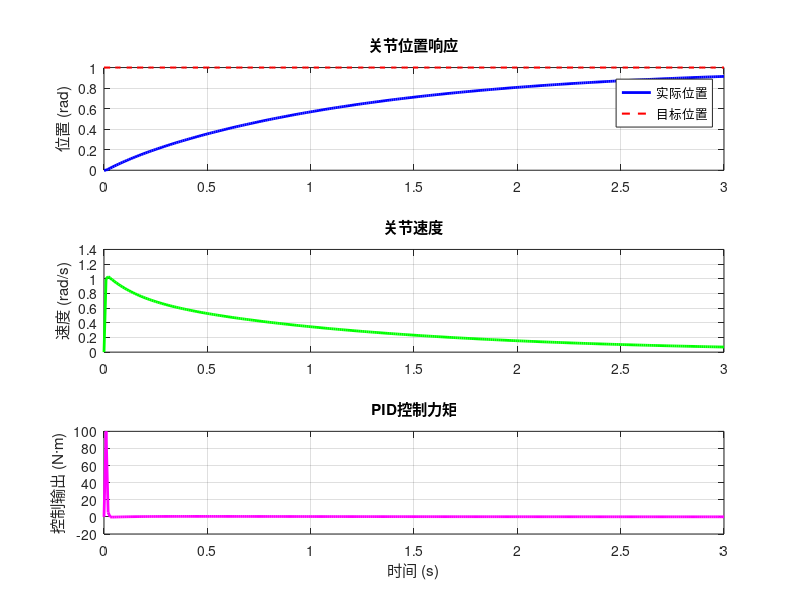

The MATLAB source for this figure:
% ===== 单关节PID位置控制仿真 =====
% 系统：二阶系统模拟机械臂关节（质量-阻尼-弹簧）
% 目标：从0rad运动到1.0rad

%% 参数设置
dt = 0.01;          % 控制周期 10ms
t = 0:dt:3;         % 仿真3秒
target = 1.0;       % 目标角度 1.0 rad

% PID参数（先用这组，跑通后再调）
Kp = 5;
Ki = 0;
Kd = 5;

% 系统物理参数（模拟机械臂关节）
M = 1.0;    % 等效质量 kg
B = 2.0;    % 阻尼系数
K = 0.0;    % 弹簧系数（关节无弹性，设0）

%% 初始化
pos = zeros(size(t));   % 位置
vel = zeros(size(t));   % 速度
u   = zeros(size(t));   % 控制输出

integral   = 0;
last_error = 0;
integral_limit = 50;
output_limit   = 100;

%% 仿真主循环
for i = 2:length(t)
    error = target - pos(i-1);

    % 积分（带限幅）
    integral = integral + error * dt;
    integral = max(min(integral, integral_limit), -integral_limit);

    % 微分
    derivative = (error - last_error) / dt;

    % PID输出（带限幅）
    output = Kp*error + Ki*integral + Kd*derivative;
    output = max(min(output, output_limit), -output_limit);
    u(i) = output;

    % 系统动力学：M*a = u - B*v - K*x
    acc = (output - B*vel(i-1) - K*pos(i-1)) / M;
    vel(i) = vel(i-1) + acc * dt;
    pos(i) = pos(i-1) + vel(i-1) * dt;

    last_error = error;
end

%% 画图
figure('Position', [100 100 900 600]);

subplot(3,1,1);
plot(t, pos, 'b-', 'LineWidth', 2); hold on;
plot(t, target*ones(size(t)), 'r--', 'LineWidth', 1.5);
ylabel('位置 (rad)'); title('关节位置响应');
legend('实际位置','目标位置'); grid on;

subplot(3,1,2);
plot(t, vel, 'g-', 'LineWidth', 2);
ylabel('速度 (rad/s)'); title('关节速度');  grid on;

subplot(3,1,3);
plot(t, u, 'm-', 'LineWidth', 2);
ylabel('控制输出 (N·m)'); xlabel('时间 (s)');
title('PID控制力矩'); grid on;
